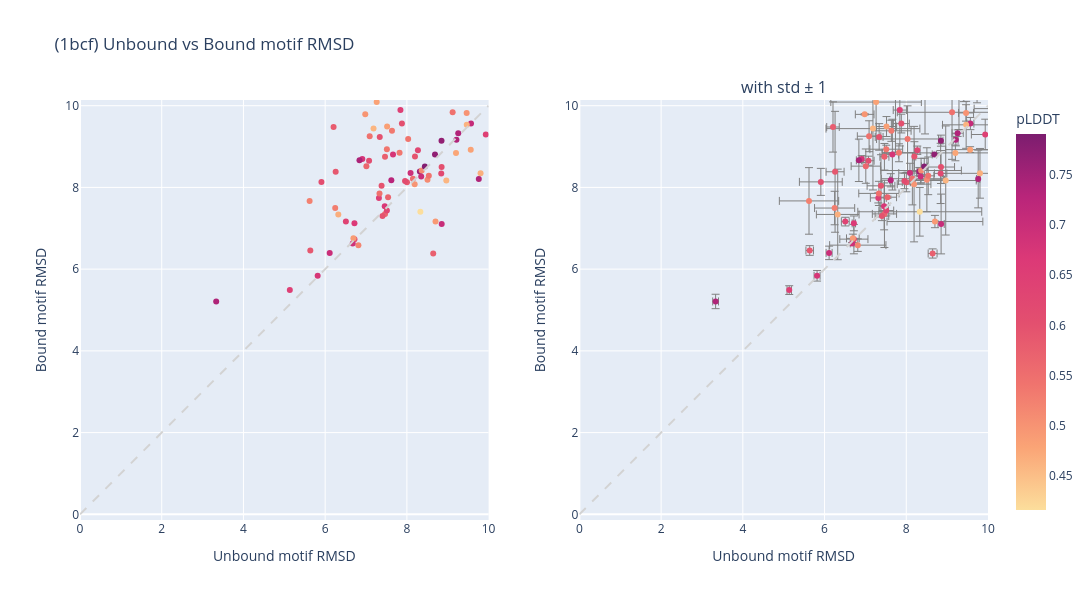
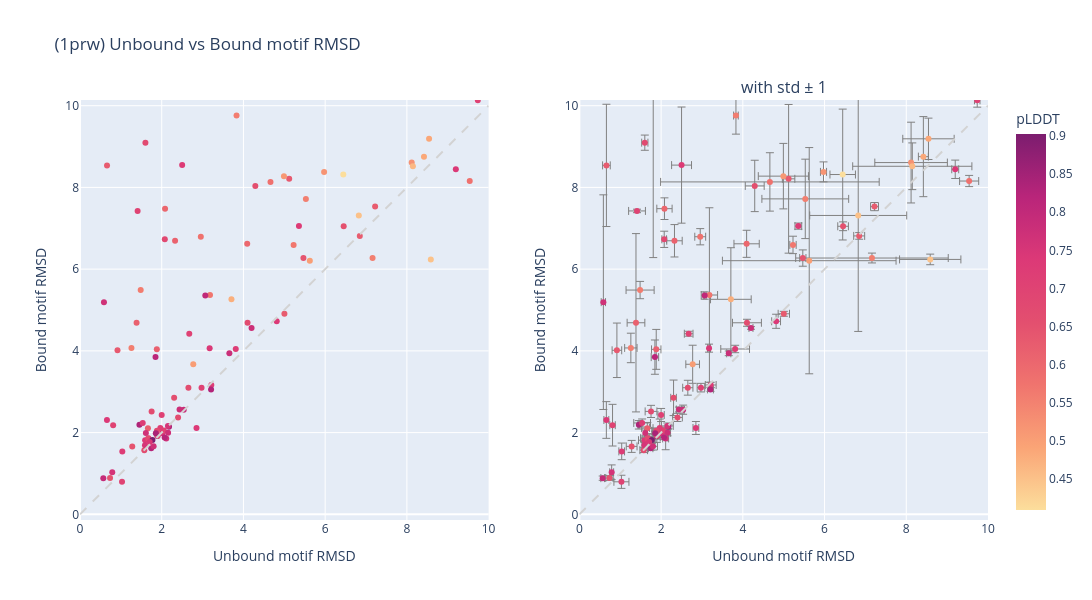
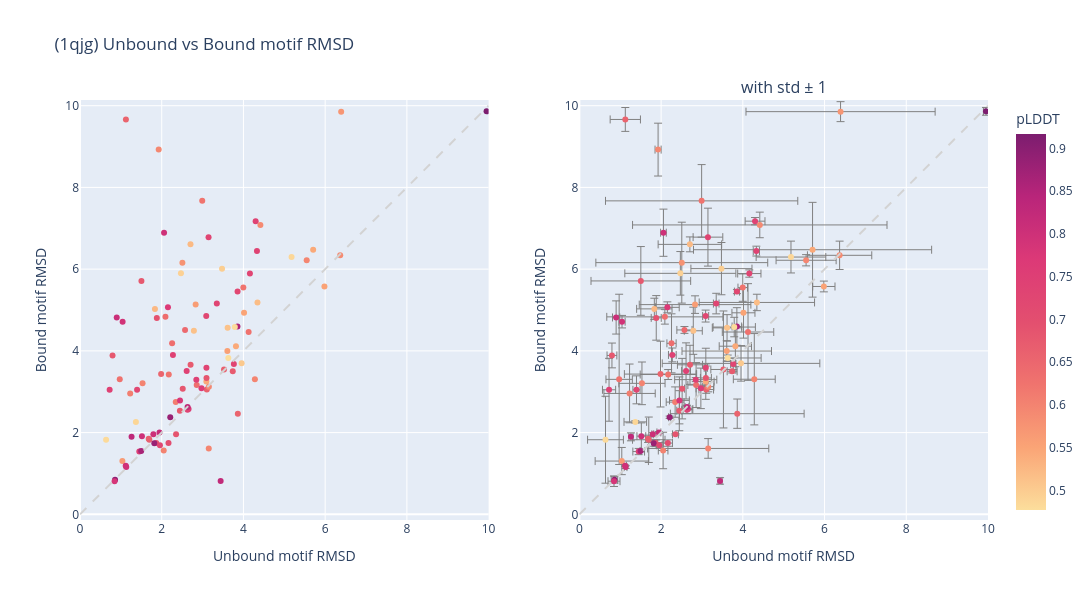
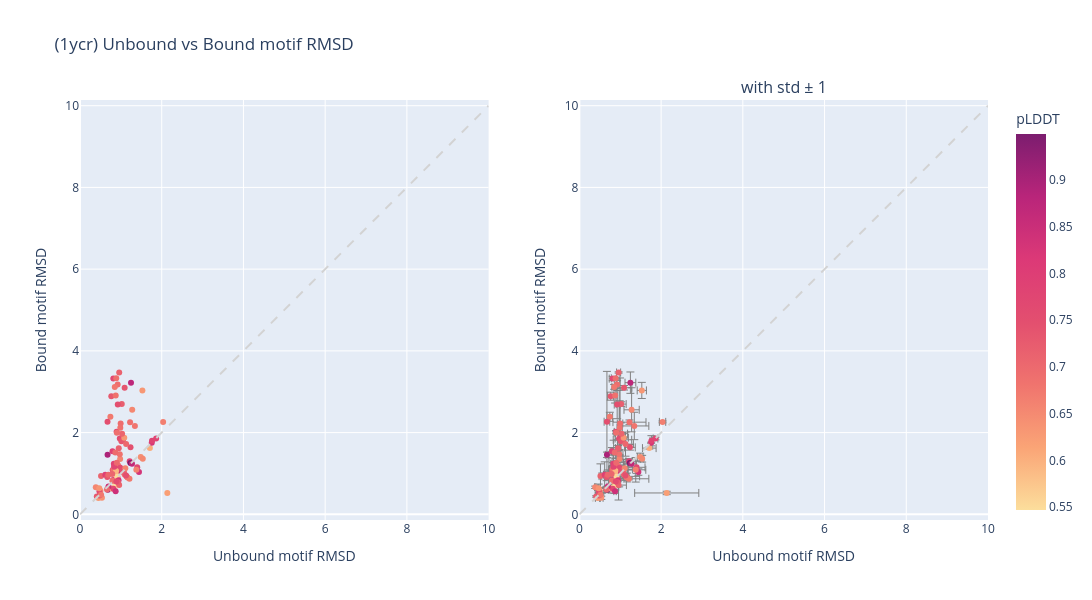

Here is the notebook cell these charts were saved with, in order:
### Markdown cell above
### plot all (onemotif_twostates_neg)

### Code cell
successes_neg = []
out_dir = f"./out/onemotif_twostates_neg/"

for motif in sorted(os.listdir(out_dir)):
    motif_out_dir = os.path.join(out_dir,motif)
    motif_pdb = f"/data/cb/mihirb14/projects/BoltzDesign1/motifs/{motif}.pdb"
    full, agg = motif_results(motif_out_dir, motif_pdb, motif)
    
    n_success = len(agg[(agg["motifRMSD_mean_unbound"] <= 1.0) & (agg["motifRMSD_mean_bound"] > 1.0)])# condition for one motif two states negative allostery
    successes_neg.append({"motif": motif, "task": "onemotif_twostates_neg", "success_count": n_success})
    plot_scatter_motifrmsd(agg, motif).show()
    
df_neg = pd.DataFrame(successes_neg)
